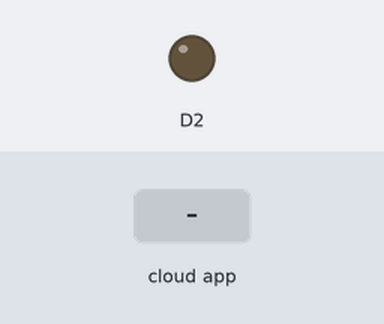
This sketch was run on a simulated ESP8266 (NodeMCU). Shown: output pins drawn as LEDs (lit = HIGH). The inputs (shaded band) are chosen by the test bench. WiFi joins after 1.5 s; servers stay silent unless stated.

Above: at 2.7 s.
2.8 s: the phone or cloud app sets switch1 to 1
At 3.9 s:
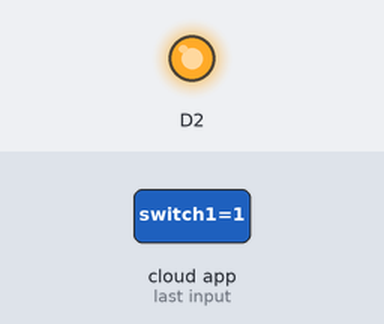
4.5 s: the phone or cloud app sets switch1 to 0
At 5.1 s:
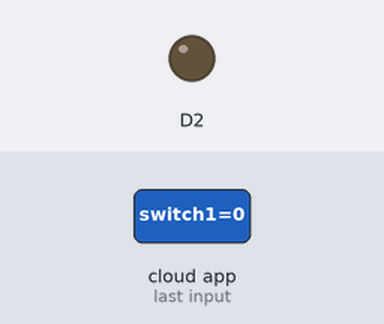
Timing chart, 0 to 7.5 s (numbered marks = the images above; inputs shaded):
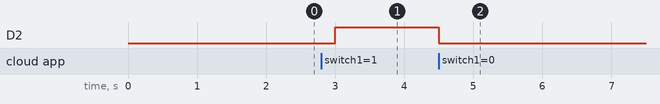

Measured:
- after the input at 2.8 s, D2: LOW → HIGH after 0.20 s
- after the input at 4.5 s, D2: HIGH → LOW at once

The sketch:

SmartHome_sep13a.ino
```cpp
#include "arduino_secrets.h"
/*
  Sketch generated by the Arduino IoT Cloud Thing "Untitled"
  https://create.arduino.cc/cloud/things/21d458d7-1064-4eb8-98b0-9f1cf767a1b5

  Arduino IoT Cloud Variables description

  The following variables are automatically generated and updated when changes are made to the Thing

  bool switch1;

  Variables which are marked as READ/WRITE in the Cloud Thing will also have functions
  which are called when their values are changed from the Dashboard.
  These functions are generated with the Thing and added at the end of this sketch.
*/

#include "thingProperties.h"

void setup() {
  // Initialize serial and wait for port to open:
  Serial.begin(9600);
  // This delay gives the chance to wait for a Serial Monitor without blocking if none is found
  delay(1500);
  pinMode(D2,OUTPUT);
  // Defined in thingProperties.h
  initProperties();

  // Connect to Arduino IoT Cloud
  ArduinoCloud.begin(ArduinoIoTPreferredConnection);

  /*
     The following function allows you to obtain more information
     related to the state of network and IoT Cloud connection and errors
     the higher number the more granular information you’ll get.
     The default is 0 (only errors).
     Maximum is 4
 */
  setDebugMessageLevel(2);
  ArduinoCloud.printDebugInfo();
}

void loop() {
  ArduinoCloud.update();
  // Your code here
  if (switch1)
    {
        digitalWrite(D2,HIGH);
    }
    else
    {
        digitalWrite(D2,LOW);
    }

}


/*
  Since Switch1 is READ_WRITE variable, onSwitch1Change() is
  executed every time a new value is received from IoT Cloud.
*/
void onSwitch1Change()  {
  // Add your code here to act upon Switch1 change
}
```

arduino_secrets.h
```cpp
#define SECRET_SSID ""
#define SECRET_PASS ""
#define SECRET_DEVICE_KEY ""
```

thingProperties.h
```cpp
// Code generated by Arduino IoT Cloud, DO NOT EDIT.

#include <ArduinoIoTCloud.h>
#include <Arduino_ConnectionHandler.h>

const char DEVICE_LOGIN_NAME[]  = "d433aef4-ba06-411e-8cb1-543bcb8276a7";

const char SSID[]               = SECRET_SSID;    // Network SSID (name)
const char PASS[]               = SECRET_PASS;    // Network password (use for WPA, or use as key for WEP)
const char DEVICE_KEY[]  = SECRET_DEVICE_KEY;    // Secret device password

void onSwitch1Change();

bool switch1;

void initProperties(){

  ArduinoCloud.setBoardId(DEVICE_LOGIN_NAME);
  ArduinoCloud.setSecretDeviceKey(DEVICE_KEY);
  ArduinoCloud.addProperty(switch1, READWRITE, ON_CHANGE, onSwitch1Change);

}

WiFiConnectionHandler ArduinoIoTPreferredConnection(SSID, PASS);
```
